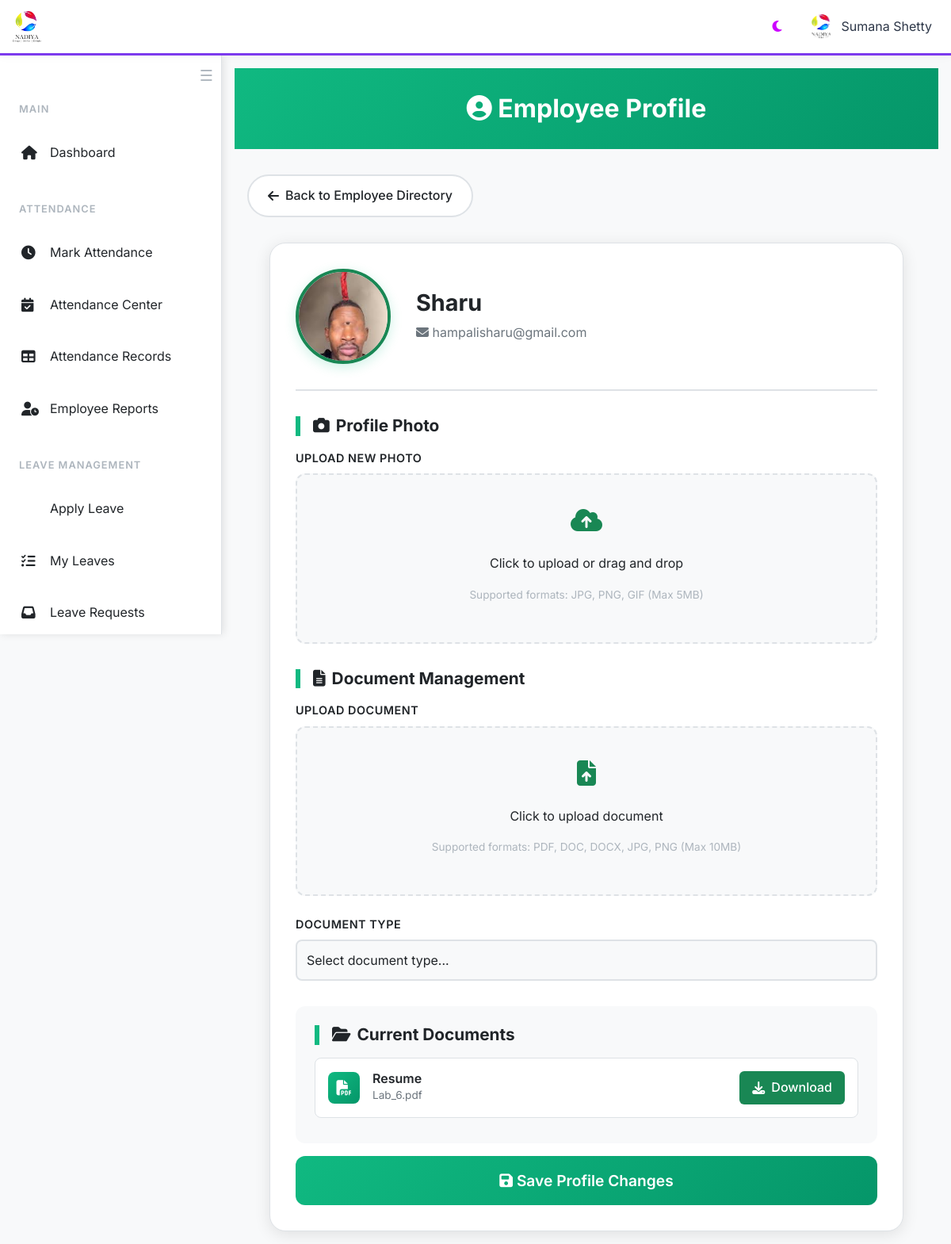
/profile/1 (signed in), run on an earlier commit of the app's database.
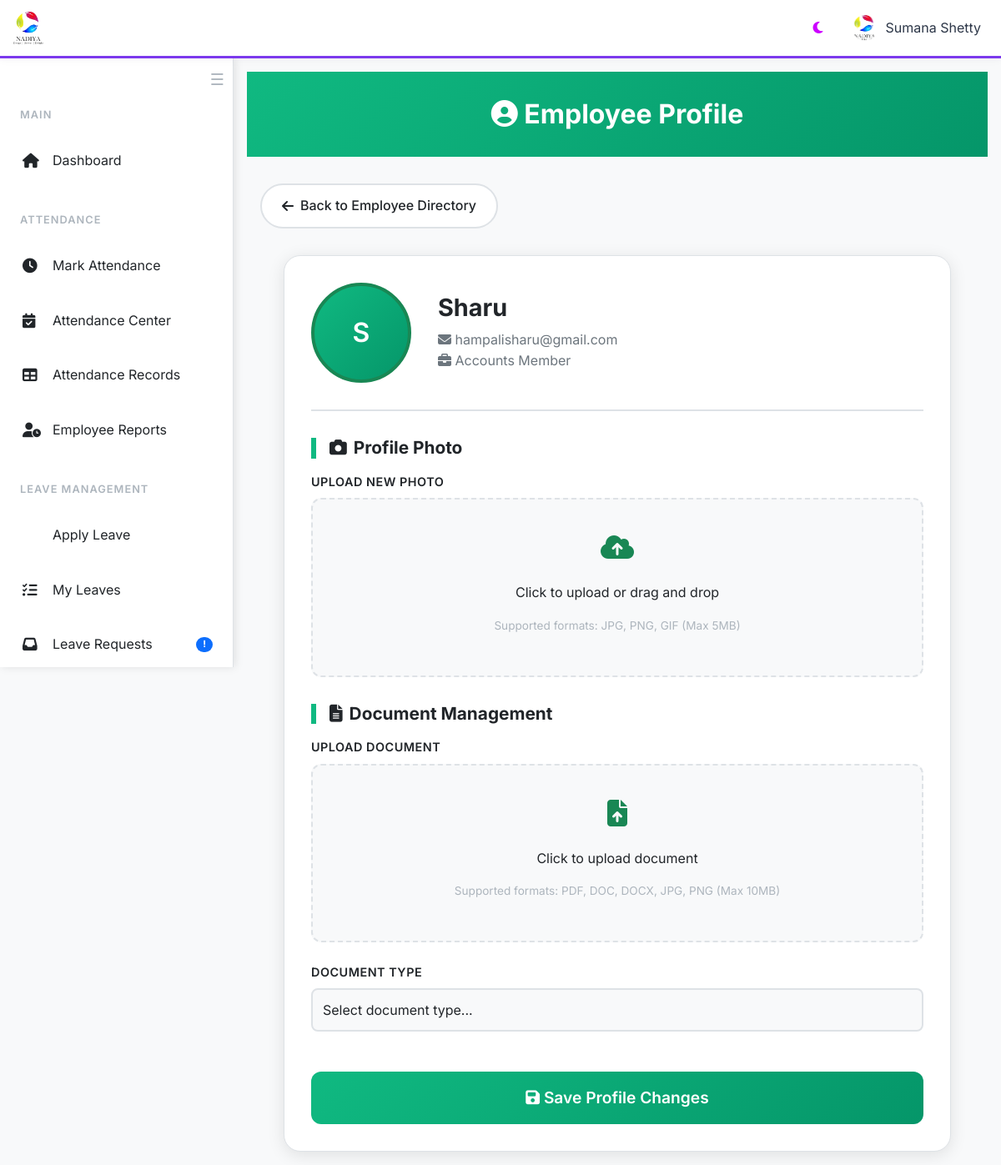
And on a later commit of the database.
### website/models.py (models this page shows, shortened)
class User(db.Model, UserMixin):
    id = db.Column(db.Integer, primary_key=True)
    first_name = db.Column(db.String(150))
    last_name = db.Column(db.String(150))
    email = db.Column(db.String(150), unique=True, nullable=False)
    password = db.Column(db.String(512), nullable=False)
    earned =  db.Column(db.Float, default=0)
    medic = db.Column(db.Float, default=0)
    pay =  db.Column(db.Float, default=0)
    role = db.Column(db.String(150))
    probation = db.Column(db.Boolean, default = 0)
    photo = db.Column(db.String(150))
    documents = db.relationship('Document', backref='user', lazy=True)
    reset_token = db.Column(db.String(36), nullable=True)
    attendances = db.relationship('Attendance', backref='user', lazy=True)

class Document(db.Model):
    id = db.Column(db.Integer, primary_key=True)
    user_id = db.Column(db.Integer, db.ForeignKey('user.id'), nullable=False)
    filename = db.Column(db.String(100), nullable=False)
    document_type = db.Column(db.String(50), nullable=False)

### website/views.py (the view, shortened to what this page needs)
@views.route('/profile/<int:user_id>', methods=['GET', 'POST'])
@login_required
def profile(user_id):
    user = User.query.get(user_id)
    if not user:
        flash("User not found.", category='error')
        return redirect(url_for('index'))
    return render_template('profile.html', user=user)

### website/templates/profile.html (shortened to what the changed rows need)
{% extends "base.html" %}
{% block content %}
<div class="page-header">
    <div class="container">
        <h1><i class="fas fa-user-circle"></i> Employee Profile</h1>
    </div>
</div>
<div class="container">
    <div class="profile-container">
        <div class="profile-header">
            <div class="profile-photo-container">
                {% if user.photo %}
                    <img src="{{ url_for('static', filename='uploads/photos/' + user.photo) }}" alt="Profile Photo" class="profile-photo">
                {% else %}
                    <div class="profile-photo-placeholder">
                        {{ user.first_name[0].upper() if user.first_name else 'U' }}
                    </div>
                {% endif %}
            </div>
            <div class="profile-info">
                <h2>{{ user.first_name }}</h2>
                <p><i class="fas fa-envelope"></i> {{ user.email }}</p>
                {% if user.role %}
                    <p><i class="fas fa-briefcase"></i> {{ user.role.replace('_', ' ').title() }}</p>
                {% endif %}
            </div>
        </div>
        <form method="POST" enctype="multipart/form-data" id="profileForm">
            {% if user.documents %}
            <div class="documents-section">
                <h4 class="section-title">
                    <i class="fas fa-folder-open"></i> Current Documents
                </h4>
                {% for document in user.documents %}
                <div class="document-item">
                    <div class="document-info">
                        <div class="document-icon">
                            {% if document.filename.endswith('.pdf') %}
                                <i class="fas fa-file-pdf"></i>
                            {% elif document.filename.endswith(('.doc', '.docx')) %}
                                <i class="fas fa-file-word"></i>
                            {% elif document.filename.endswith(('.jpg', '.jpeg', '.png')) %}
                                <i class="fas fa-file-image"></i>
                            {% else %}
                                <i class="fas fa-file"></i>
                            {% endif %}
                        </div>
                        <div class="document-details">
                            <h4>{{ document.document_type.replace('_', ' ').title() }}</h4>
                            <p>{{ document.filename }}</p>
                        </div>
                    </div>
                    <a href="{{ url_for('static', filename='uploads/docs/' + document.filename) }}" class="btn-download" target="_blank">
                        <i class="fas fa-download"></i> Download
                    </a>
                </div>
                {% endfor %}
            </div>
            {% endif %}
        </form>
    </div>
</div>
{% endblock %}

### website/templates/base.html (shortened to what the changed rows need)
<!DOCTYPE html>
<html lang="en" data-theme="light">
<head>
    <link href="https://cdn.jsdelivr.net/npm/bootstrap@5.3.0/dist/css/bootstrap.min.css" rel="stylesheet">
    <link rel="stylesheet" href="https://cdnjs.cloudflare.com/ajax/libs/font-awesome/6.4.0/css/all.min.css">
</head>
<body>
  <nav class="sidebar" id="sidebar">
    <br>
        <div class="sidebar-content">
            {% if current_user.is_authenticated %}
            <div class="nav-section">
                <div class="nav-item">
                    <a href="/leave_requests" class="nav-link">
                        <i class="fas fa-inbox"></i>
                        <span>Leave Requests</span>
                        {% if current_user.role in ['director', 'accounts_manager', 'business_manager', 'service_manager', 'service_support_manager', 'sales_manager'] %}
                        <span class="badge">!</span>
                        {% endif %}
                    </a>
                </div>
            </div>
            {% endif %}
        </div>
    </nav>
    <main class="main-content" id="mainContent">
        {% block content %}{% endblock %}
    </main>
</body>
</html>

What changed in the data, as far as the page shows it:
removed Document: document_type.replace "Resume", filename "Lab_6.pdf"
changed User "Sumana Shetty": role empty → "accounts_manager" (drawn)
changed User "Sharu": photo "eyeofra.jpeg" → empty (drawn); first_name (not shown) → "S"; role empty → "accounts_member" (drawn); role.replace (not shown) → "Accounts Member"; photo: picture removed
Also different on the page:
text no longer shown: "Current Documents"
